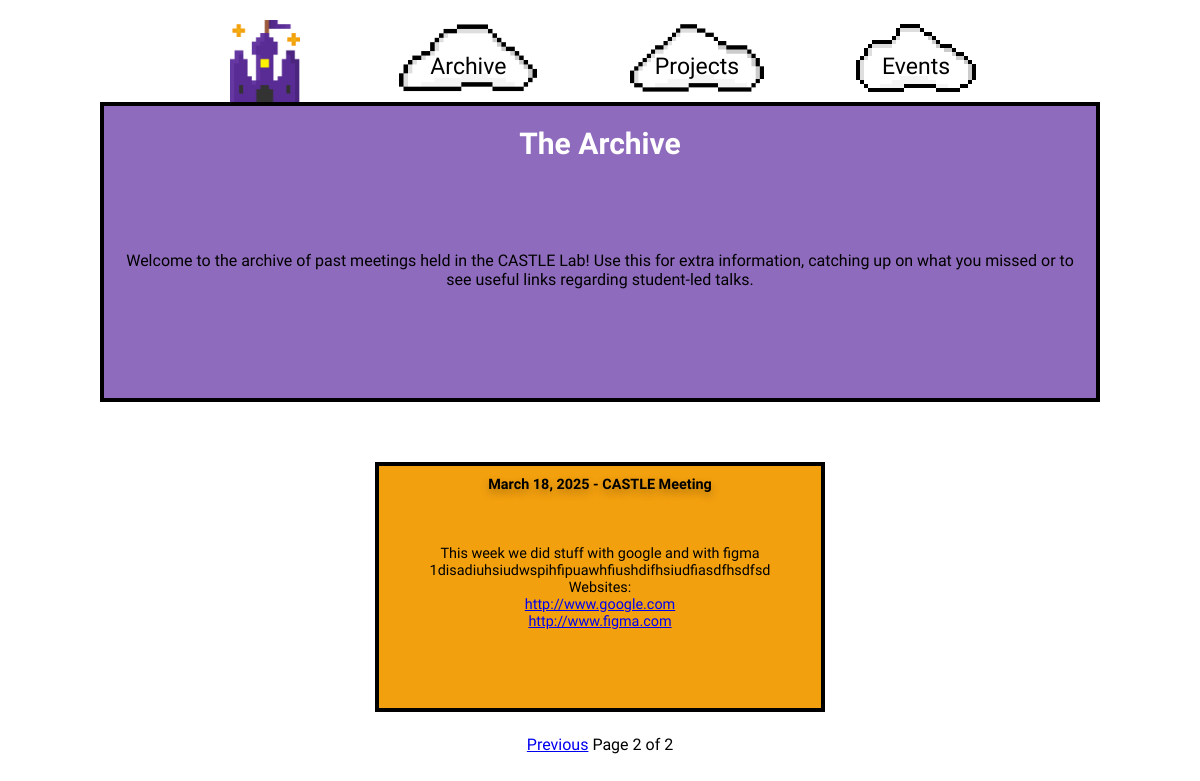
The app's page /archive/?page=2, older data.
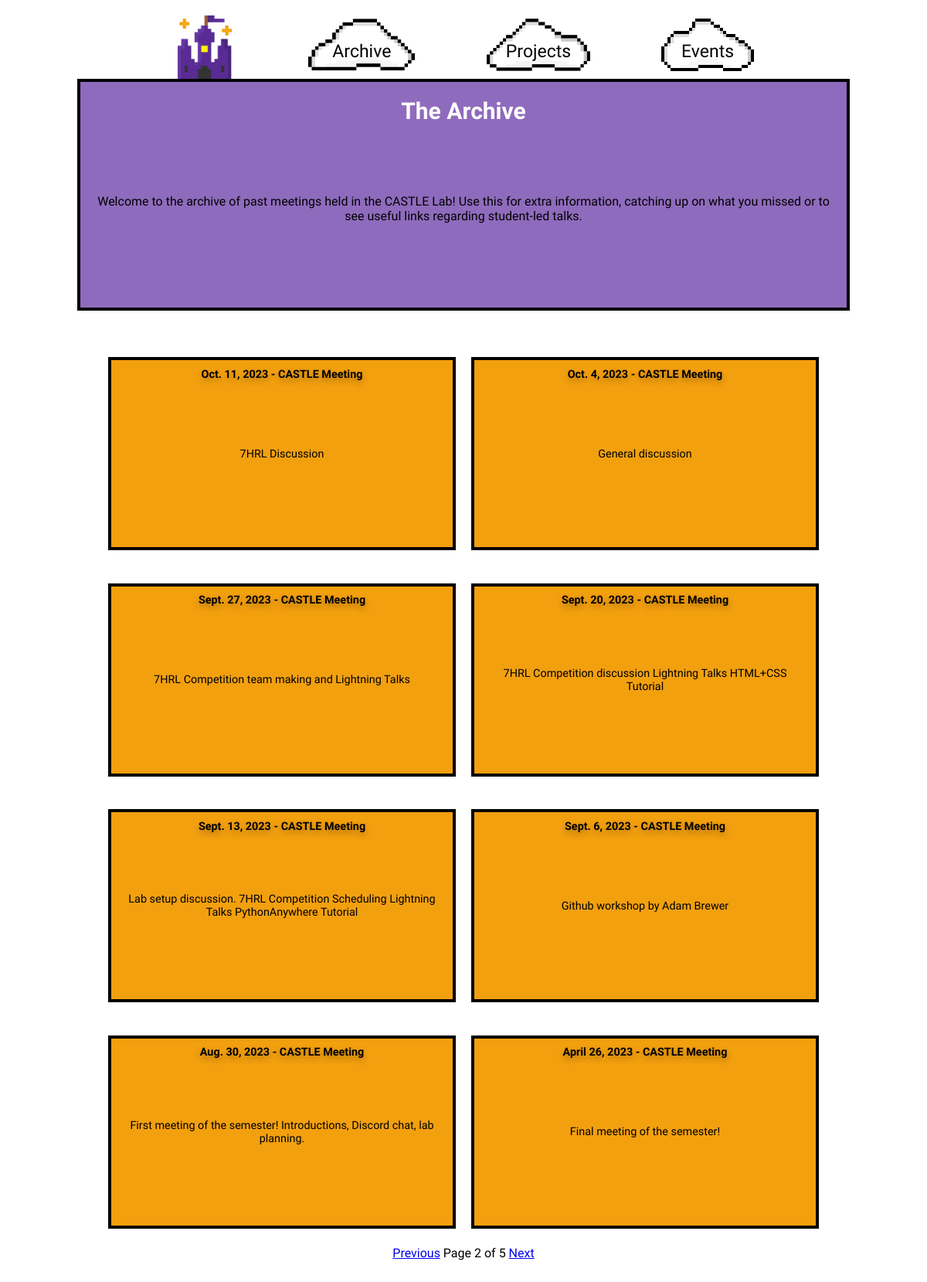
The same page, newer data.
### website/models.py (models this page shows, shortened)
class Archive(models.Model):
    date = models.DateField()
    description = models.CharField(max_length=300)
    CASTLE = 'CASTLE'
    COMPETITION = 'Competition'
    SPEAKER = 'Speaker'
    OTHER = 'Other'
    TYPE_CHOICES = [
        (CASTLE, 'Castle'),
        (COMPETITION, 'Competition'),
        (SPEAKER, 'Speaker'),
        (OTHER, 'Other')
        ]
    type = models.CharField(max_length=12,choices=TYPE_CHOICES,default=CASTLE)
    class Meta:
        db_table = 'archive'

class Website(models.Model):
    url = models.URLField()
    meeting_date = models.DateField()
    class Meta:
        db_table = 'websites'

### website/views.py (the view)
# urls.py: path('archive/', views.archive, name='archive'),
def archive(request):
    archives = Archive.objects.all().order_by('-date')
    per_page = 8  # Number of meetings per page
    paginator = Paginator(archives, per_page)
    page_number = request.GET.get('page', 1)  # Get the current page number
    try:
        page_obj = paginator.page(page_number)
    except PageNotAnInteger:
        page_obj = paginator.page(1)
    except EmptyPage:
        page_obj = paginator.page(paginator.num_pages)
    archive_websites = {
        book: Website.objects.filter(meeting_date=book.date) for book in page_obj
    }
    return render(request, 'archive.html', {'archive_websites': archive_websites, 'page_obj': page_obj})

### website/templates/archive.html (shortened to what this page needs)
{% load static %}
<!DOCTYPE html>
<html lang="en">
    <head>
        <link rel="stylesheet" href="{% static 'styles/styles.css' %}">
    </head>
    <body>
        <header id="header-section">
            <div id="line"></div>
            <nav>
                <div class="spacing nav-row">
                    <div class="container nav-text">
                        <a href="{% url 'index' %}">
                            <img src="../static/images/castlealone.png" alt="Link to Home Page" id="navhome_img">
                        </a>
                    </div>
                    <div class="container nav-text">
                        <a href="{% url 'archive' %}" class="container nav-text">
                            <img src="../static/images/cloud5.png" alt="Link to Archive Page" id="navarchive_img">
                            <span class="centered">Archive</span>
                        </a>
                    </div>
                    <div class="container nav-text">
                        <a href="{% url 'projects' %}" class="container nav-text">
                            <img src="../static/images/cloud4.png" alt="Link to Projects Page" id="navprojects_img">
                            <span class="centered">Projects</span>
                        </a>
                    </div>
                    <div class="container nav-text">
                        <a href="{% url 'events' %}" class="container nav-text">
                            <img src="../static/images/cloud3.png" alt="Link to Events Page" id="navevents_img">
                            <span class="centered">Events</span>
                        </a>
                    </div>
                </div>
            </nav>
        </header>
        <div class="spacing column">
            <div class="container lander">
                <div class="rect-purple rect-head rect-base">
                    <div class="text">
                        <h3 class="lander-text">The Archive</h3>
                        <p class="text archive-ov">Welcome to the archive of past meetings held in the CASTLE Lab! Use this for extra information, catching up on what you missed or to see useful links regarding student-led talks.</p>
                    </div>
                </div>
            </div>
        </div>
        <div id="line2"></div>
        <div class="spacing pt-row">
            {% for book, websites in archive_websites.items %}
                <div class="container">
                    <div class="rect-orange rect-past-talk rect-base">
                        <div class="text archive-text">
                            <h3 class="archive-title shadow">{{ book.date }} - {{ book.type }} Meeting</h3>
                            <p class="archive-description">
                                {{ book.description }}
                                {% if websites %}
                                    <br>Websites:
                                    {% for website in websites %}
                                        <br><a href="{{ website.url }}">{{ website.url }}</a>
                                    {% endfor %}
                                {% endif %}
                            </p>
                        </div>
                    </div>
                </div>
            {% endfor %}
        </div>
        <div class="pagination">
            {% if page_obj.has_previous %}
                <a href="?page={{ page_obj.previous_page_number }}">Previous</a>
            {% endif %}
            <span>Page {{ page_obj.number }} of {{ page_obj.paginator.num_pages }}</span>
            {% if page_obj.has_next %}
                <a href="?page={{ page_obj.next_page_number }}">Next</a>
            {% endif %}
        </div>
        <div id="line2"></div>
    </body>
</html>

### website/static/styles/styles.css (style rules this page uses)
* { margin: 0; padding: 0; box-sizing: border-box; }
body { font-family: "Michroma", sans-serif; font-size: 1rem; background-color: white; padding: 0 60px; }
header nav { display: flex; justify-content: center; align-items: center; font-family: "Micro 5", sans-serif; font-size: 23px; }
header #navhome_img { max-width: 75px; height: 82px; margin-bottom: 4px; }
header #navarchive_img { max-width: 165px; height: 80px; }
header #navprojects_img { max-width: 160px; height: 80px; }
header #navevents_img { max-width: 140px; height: 80px; }
.centered { position: absolute; top: 50%; left: 50%; transform: translate(-50%, -50%); z-index: 1; }
.text { flex: 2; display: flex; flex-direction: column; justify-content: center; align-items: center; text-align: center; position: relative; }
.pagination { text-align: center; }
.container { display: flex; flex-direction: column; position: relative; }
.spacing { display: flex; justify-content: center; align-items: center; gap: 20px; }
.nav-row { flex-direction: row; gap: 20%; align-items: normal; }
.pt-row { flex-direction: row; flex-wrap: wrap; align-items: normal; gap: auto; }
.nav-text { color: black; margin-right: 5%; margin-left: 5%; position: relative; text-align: center; flex-direction: unset; }
.column { flex-direction: column; }
.lander { margin-top: -10px; }
.shadow { text-shadow: 0 4px 8px rgba(0, 0, 0, 0.3); }
#line { width: 100%; height: 20px; }
#line2 { width: 100%; height: 20px; margin: 20px 0; }
.lander-text { color: white; font-size: 30px; }
.archive-title { position: absolute; top: 5%; }
.archive-text { position:initial; }
.rect-purple { background-color: #8F6BBD; border: 4px solid black; }
.rect-orange { background-color: #F3A00F; border: 4px solid black; }
.rect-base { display: flex; flex-direction: column; padding: 20px; align-items: center; gap: 15px; }
.rect-head { max-width: 1600px; height: 300px; }
.rect-past-talk { width: 650px; height: 250px; margin-bottom: 5%; }
@media (max-width: 1650px) { .rect-lander, .rect-head { width: 1400px; } }
@media (max-width: 1450px) { .rect-lander, .rect-head, .rect-proj, .rect-event { width: 1200px; } }
@media (max-width: 1450px) { .rect-past-talk { width: 550px; } }
@media (max-width: 1250px) { .rect-lander, .rect-head, .rect-proj, .rect-event { width: 1000px; } }
@media (max-width: 1250px) { .nav-row { gap: 10%; } }
@media (max-width: 1250px) { .rect-past-talk { width: 450px; } }
@media (max-width: 1250px) { .archive-title, .archive-description { font-size: .9rem; } }

Row changes from the older to the newer data that the page shows:
removed Archive: date "March 18, 2025", type "CASTLE", description "This week we did stuff with google and with figma 1disadiuhsiudwspihfipuawhfiushdifhsiudfiasdfhsdfsd"
removed Website: url "http://www.google.com"
removed Website: url "http://www.figma.com"
added Archive: date "Oct. 11, 2023", type "CASTLE", description "7HRL Discussion"
added Archive: date "Oct. 4, 2023", type "CASTLE", description "General discussion"
added Archive: date "Sept. 27, 2023", type "CASTLE", description "7HRL Competition team making and Lightning Talks"
added Archive: date "Sept. 20, 2023", type "CASTLE", description "7HRL Competition discussion Lightning Talks HTML+CSS Tutorial"
added Archive: date "Sept. 13, 2023", type "CASTLE", description "Lab setup discussion. 7HRL Competition Scheduling Lightning Talks PythonAnywhere Tutorial"
added Archive: date "Sept. 6, 2023", type "CASTLE", description "Github workshop by Adam Brewer"
added Archive: date "Aug. 30, 2023", type "CASTLE", description "First meeting of the semester! Introductions, Discord chat, lab planning."
added Archive: date "April 26, 2023", type "CASTLE", description "Final meeting of the semester!"
Text that changed along with them:
{{ page_obj.paginator.num_pages }}: "2" → "5"
text now shown: "Next"
